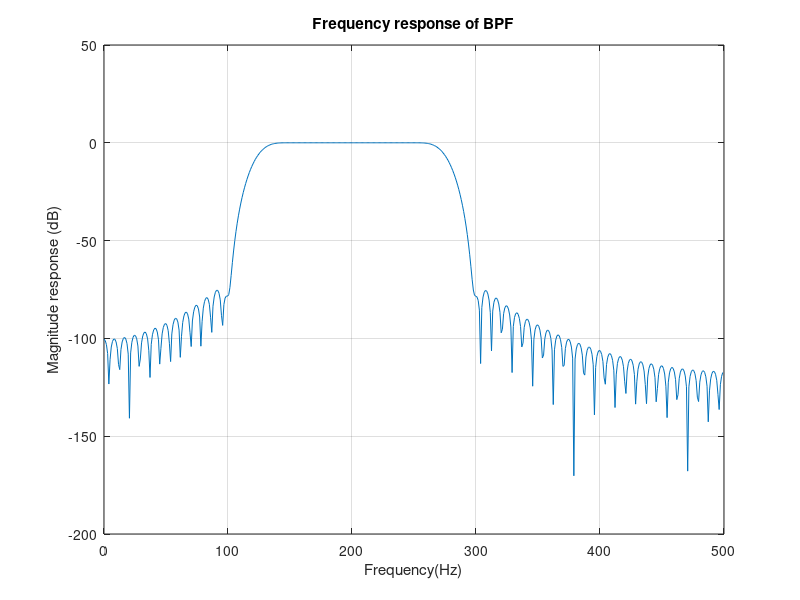
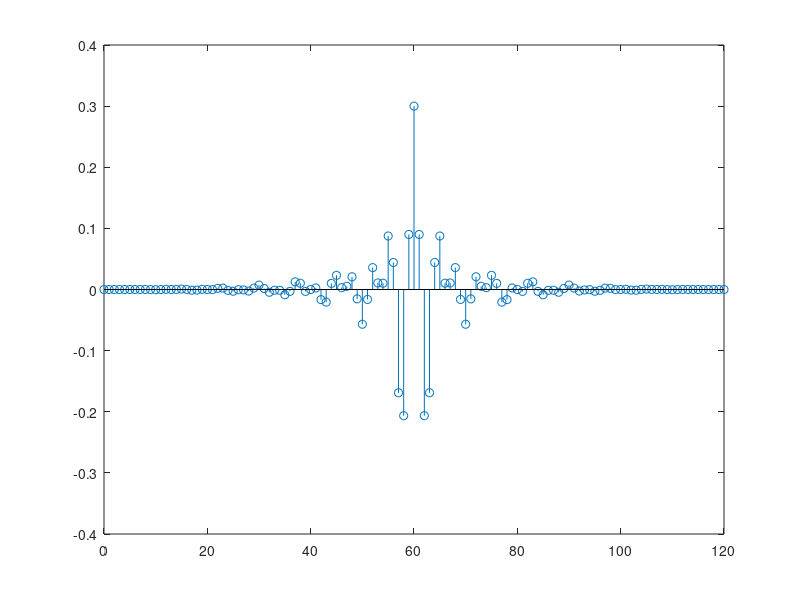

MATLAB code to generate these figures, in order:
% FIR BPF
clc;
clear all;
close all;
% Passband and transition width
fp1=150;
fp2=250;
tw=50;
% saqmpling frequency
Fs=1000;
% normalised to half the sampling frequency
fn=Fs/2;
% cutoff frequency ( normalisede to fn)
fc1=(fp1-(tw/2))/fn;
fc2=(fp2+(tw/2))/fn;
% normalised transition width
tw=tw/Fs;
% stop band attenuation is 60dB choose blackman window
N=ceil(6/tw);
% to ensure type-1 (N must be odd)
if(rem(N,2)==0)
    N=N+1
end
wn=blackman(N);
% calculate truncated ideal impulse response coefficient
hd=fir1(N-1,[fc1 fc2],boxcar(N));
% To obtain windowed coefficients
hn=fir1(N-1,[fc1,fc2],wn);
[H,f]=freqz(hn,1,512,Fs);
mag=20*log10(abs(H));
plot(f,mag);
grid on;
xlabel(' Frequency(Hz) ');
ylabel(' Magnitude response (dB) ');
title(' Frequency response of BPF ');
% impulse response of the filter
n=0:N-1;
figure;
stem(n,hn);
